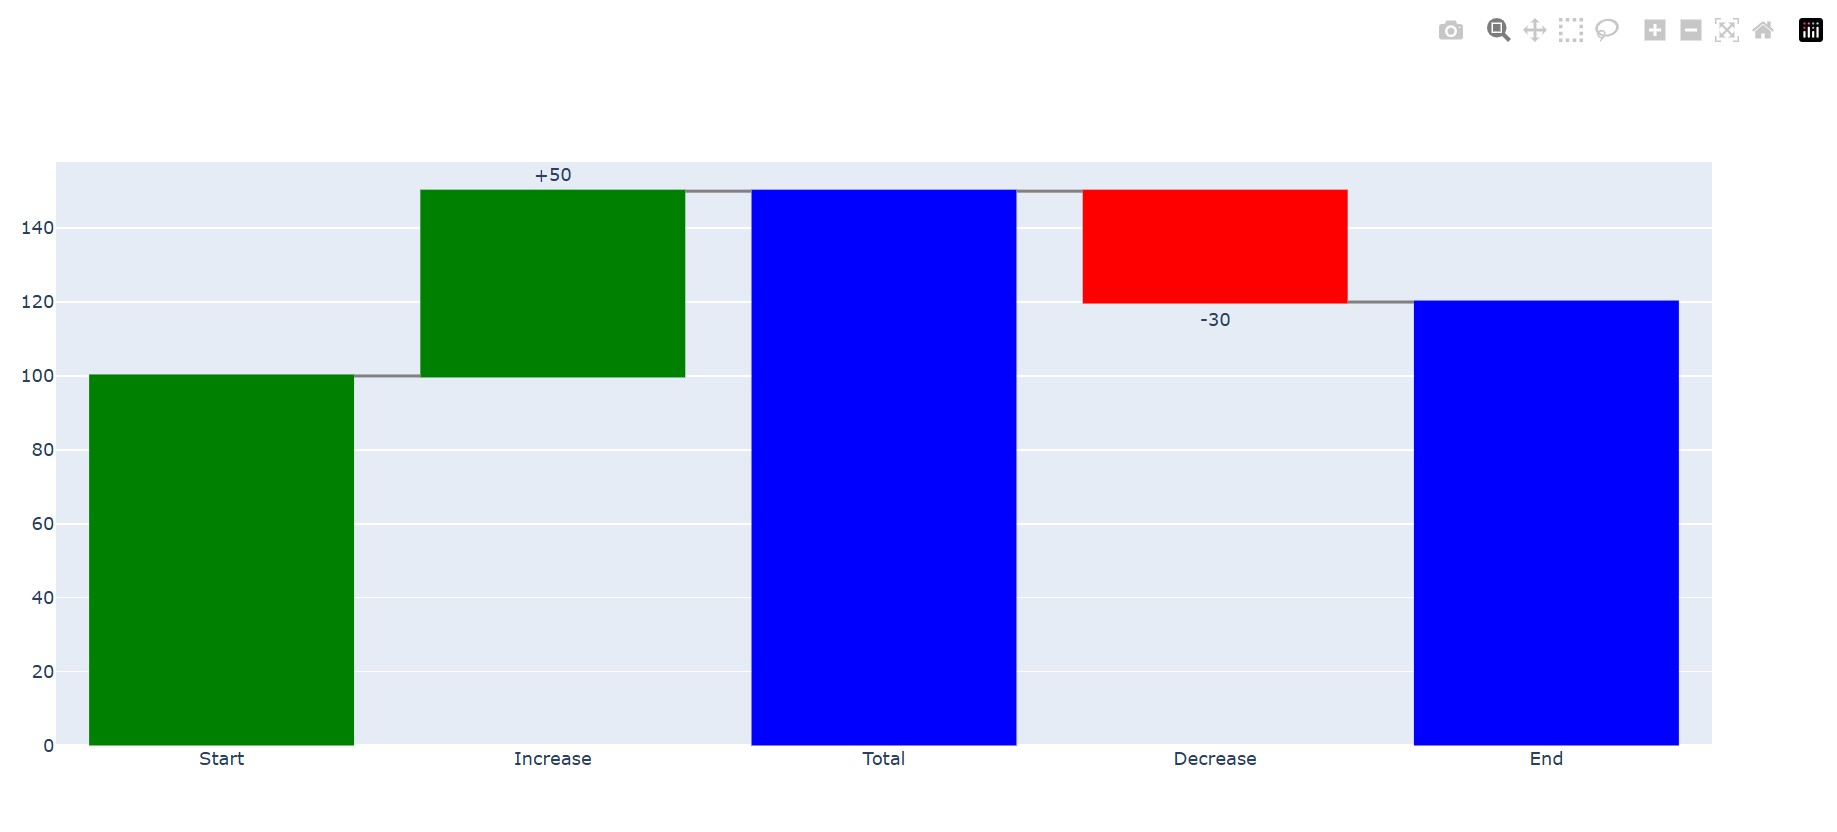

The script that drew this image:
import plotly.graph_objects as go

fig = go.Figure(go.Waterfall(
    name="Waterfall Chart",
    orientation="v",
    measure=["relative", "relative", "total", "relative", "total"],
    x=["Start", "Increase", "Total", "Decrease", "End"],
    y=[100, 50, 150, -30, 120],
    textposition="outside",
    text=["", "+50", "", "-30", ""],
    connector={"line": {"color": "gray"}},
    increasing={"marker": {"color": "green"}},
    decreasing={"marker": {"color": "red"}},
    totals={"marker": {"color": "blue"}}
))
fig.write_html("waterfall_chart.html")  # To save and open manually when in python
fig.show()  # Display the chart
